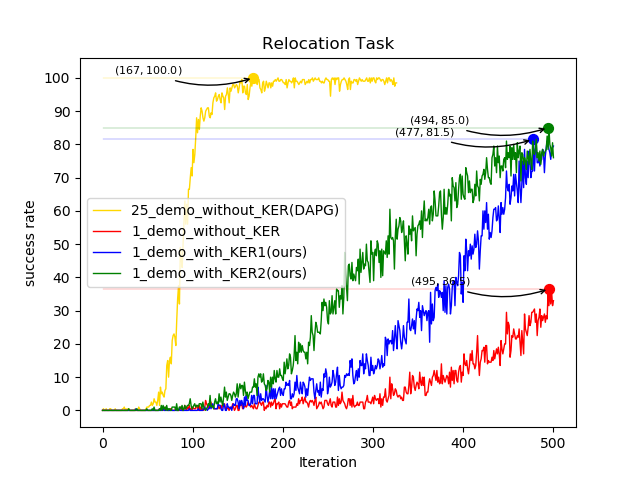

Generate this figure with Python:
import pandas as pd
import matplotlib.pyplot as plt
import time
import numpy as np
import operator 

def main( ):
    paths = ["log0.csv", "log1.csv","log2.csv","log3.csv"]
    color = ["gold","red", "blue","green"]
    lables = ["25_demo_without_KER(DAPG)", "1_demo_without_KER", "1_demo_with_KER1(ours)", "1_demo_with_KER2(ours)"]
    line = []

    plt.figure(num=1)

    # from ipdb import set_trace; set_trace()
    for i, path in enumerate(paths):
        # print(i,path)
        y = []
        x = []       

        data = pd.read_csv(path,encoding='gbk') # load the data
        y = data.loc[:,'success_rate']      # y axis
        x = np.linspace(0,len(y),len(y))   # x axis

        L, = plt.plot(x,y,color=color[i],linewidth=1.0)  # plot the figure one by one in the same picture
        line.append(L) # for legends


        x0, y0 = max(enumerate(y), key=operator.itemgetter(1)) # get the highest point of a curve
        plt.scatter(x0,y0,s=50,color=color[i])     # get a point(x0,y0), size = 50
        plt.plot([0,x0],[y0,y0], color[i], lw=0.2) # draw a line between two points ,black dashed，line width = 2.5

        plt.annotate(r'$(%s,%s)$'%(x0,y0),xy=(x0,y0),xycoords='data',xytext=(-100,+3),textcoords='offset points', 
             fontsize=8,arrowprops=dict(arrowstyle='->',connectionstyle='arc3,rad=0.2'))  # 在图中做标注。要标注的内容是“(%s,%s)”，两个%s用%(x0,y0)传进来；设定目标点xy=(x0,y0)，并将其作为原坐标点xycoords='data'

    plt.legend(handles=line, labels=lables,loc='best')
    plt.title(u'Relocation Task')
    
    plt.xlabel('Iteration')
    plt.ylabel('success rate')

    new_ticks = np.linspace(0,100,11)  # divide to 11 parts from 0 to 100
    plt.yticks(new_ticks)

    plt.savefig('plot.png')
    plt.show()

    print ("Finished")
	
if __name__ == "__main__":
    main()


